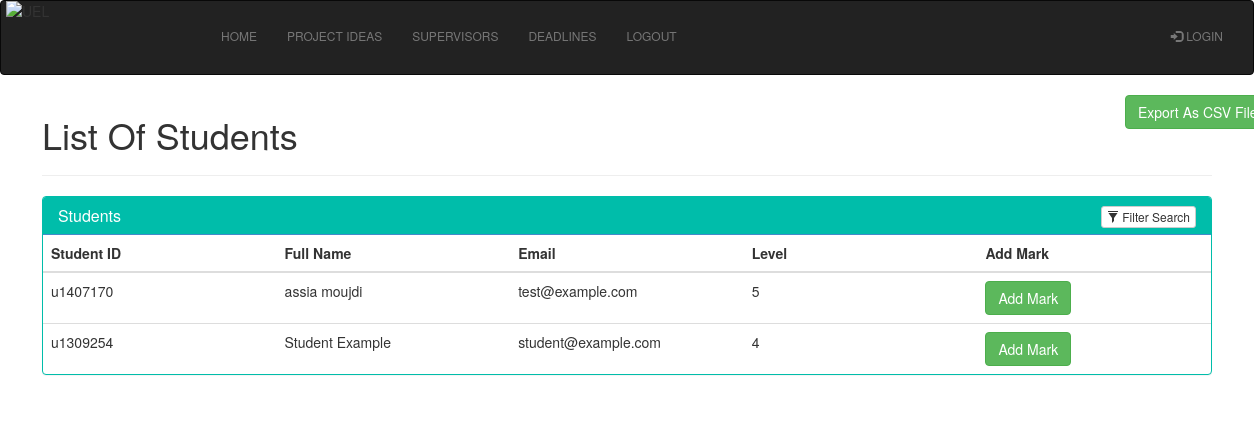
The page /supervisor/view-students.php on the database as committed earlier.
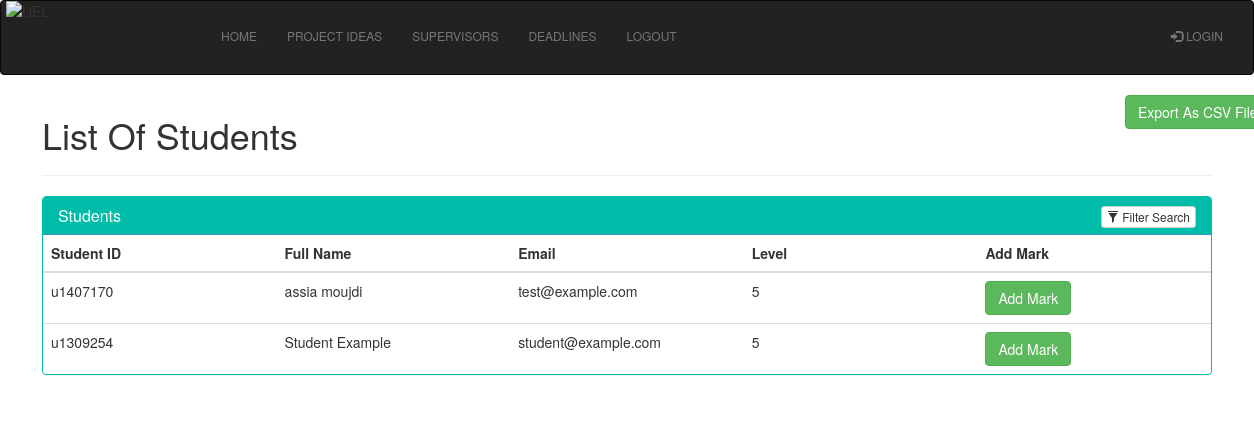
The same page on the database as committed later.
### tables this page shows
CREATE TABLE `users` (
  `id` varchar(8) NOT NULL,
  `name` varchar(25) NOT NULL,
  `surname` varchar(25) NOT NULL,
  `email` varchar(100) NOT NULL,
  `username` varchar(10) NOT NULL,
  `password` varchar(10) NOT NULL,
  `rank` varchar(15) NOT NULL,
  `level` int(1) NOT NULL
);

### supervisor/view-students.php (the view, shortened to what this page needs)
<!DOCTYPE html>
<html>
	<?php
		include "../includes/header.php";
		include "../includes/lecturer-navbar.php";
    include "../db_handler.php";
	?>
  <link rel="stylesheet" href="https://maxcdn.bootstrapcdn.com/bootstrap/3.3.7/css/bootstrap.min.css">
<head>
    <link rel="stylesheet" type="text/css" href="bootstrap/css/bootstrap.min.css"/>
</head>
<body>
<div class="container">
    <div class="row">
      <form class="form-horizontal" style="float: right;" action="view-students.php" method="post" name="export" enctype="multipart/form-data">
          <div class="form-group">
            <div class="col-md-4 col-md-offset-4">
              <input type="submit" name="export" class="btn btn-success" value="Export As CSV File"/>
            </div>
          </div>
        </form>
    	<h1>List Of Students</h1>
    	<hr>
        <div class="panel panel-primary filterable" style="border-color: #00bdaa;">
            <div class="panel-heading" style="background-color: #00bdaa;">
                <h3 class="panel-title">Students</h3>
                <div class="pull-right">
                    <button class="btn btn-default btn-xs btn-filter"><span class="glyphicon glyphicon-filter"></span> Filter Search</button>
                </div>
            </div>
            <table class="table">
                <thead>
                    <tr class="filters">
                        <th><input type="text" class="form-control" placeholder="Student ID" disabled></th>
                        <th><input type="text" class="form-control" placeholder="Full Name" disabled></th>
                        <th><input type="text" class="form-control" placeholder="Email" disabled></th>
                        <th><input type="text" class="form-control" placeholder="Level" disabled></th>
                        <th><input type="text" class="form-control" placeholder="Add Mark" disabled></th>
                    </tr>
                </thead>
                <tbody>
                    <?php
                        $output = '';
                        if(isset($_POST["query"]))
                        {
                         $search = mysqli_real_escape_string($conn, $_POST["query"]);
                         $query = "
                          SELECT * FROM users
                          WHERE name LIKE '%".$search."%'
                          OR surname LIKE '%".$search."%'
                          OR email LIKE '%".$search."%'
                          OR username LIKE '%".$search."%'
                          OR level LIKE '%".$search."%'
                         ";
                        }
                        else
                        {
                          $query = "SELECT * FROM users WHERE rank='student' ORDER BY name asc";
                        }
                        $result = mysqli_query($conn, $query);
                        if(mysqli_num_rows($result) > 0)
                        {
                         while($row = mysqli_fetch_array($result))
                         {
                        $username = $row["username"];
                          $output .= '
                           <tr>
                            <td>'.$row["id"].'</td>
                            <td>'.$row["name"]. ' ' .$row["surname"].'</td>
                            <td>'.$row["email"].'</td>
                            <td>'.$row["level"].'</td>
                            <td>
                              <button type="button" class="btn btn-success"><a href="add-mark.php?id=' . $username . '" style="color: white;">Add Mark</a></button>
                            </td>
                           </tr>
                          ';
                         }
                         echo $output;
                        }
                    ?>
                    </tbody>
                </table>
            </div>
        </div>
    </div>
</body>
</html>

Rows that differ between the two databases and show on the page:
changed users "Student": level "4" → "5"
